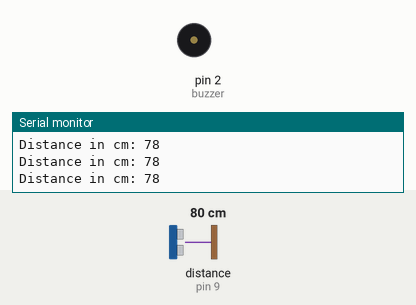
A sketch run on a simulated Arduino Uno, built with avr-gcc and run on an emulated ATmega328P. Parts: buzzer (waves = sounding), the last lines printed to the serial monitor. Wiring (inferred from the names in the program): ultrasonic range finder: trigger pin 8; echo pin 9. The inputs (shaded band) are chosen by the test bench; at power-on: distance to the obstacle (sensor on pin 9) 80 cm. The echo pulse lasts 58.3 µs per cm.

Above: at 1.4 s.
1.5 s: distance to the obstacle (sensor on pin 9) set to 8 cm
3.1 s: distance to the obstacle (sensor on pin 9) set to 5 cm
At 4.6 s:
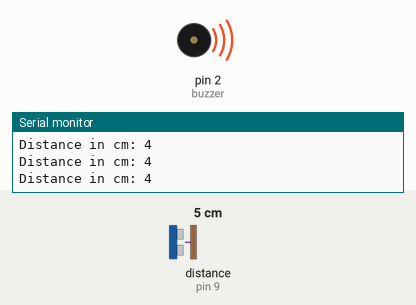
Timing chart, 0 to 6.1 s (numbered marks = the images above; inputs shaded):
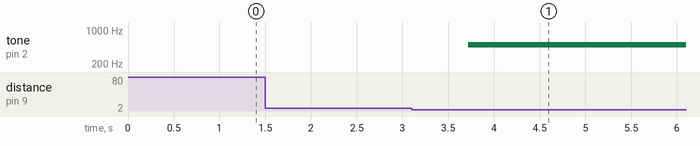

The sketch:

ultraSonic_Buzzer.ino
```cpp
const int trig_pin=8;
const int echo_pin=9;
const int buzzer=2;

long duration;
int distance;

void setup()
{
  pinMode(trig_pin,OUTPUT);
  pinMode(echo_pin,INPUT);
  pinMode(buzzer,OUTPUT);
  Serial.begin(9600);
}

void loop()
{
  digitalWrite(trig_pin,LOW);
  delayMicroseconds(50);

  digitalWrite(trig_pin,HIGH);
  delayMicroseconds(10);

  digitalWrite(trig_pin,LOW);
  duration =pulseIn(echo_pin,HIGH);
  distance =duration*0.034/2;
  Serial.println("Distance in cm: "+String(distance));
  delay(100);

  if(distance <=5)
  {
    tone(buzzer,500,500);
  delay(100);
  }

  else
  {
    noTone(buzzer);
  delay(500);
  }
}
```

Measured:
- the behaviour switches between 7 and 6 cm on distance to the obstacle (sensor on pin 9) (found by bisection; images 0 and 1)
- after the input at 3.1 s, tone on pin 2 (buzzer): silent → 500 Hz after 0.62 s
